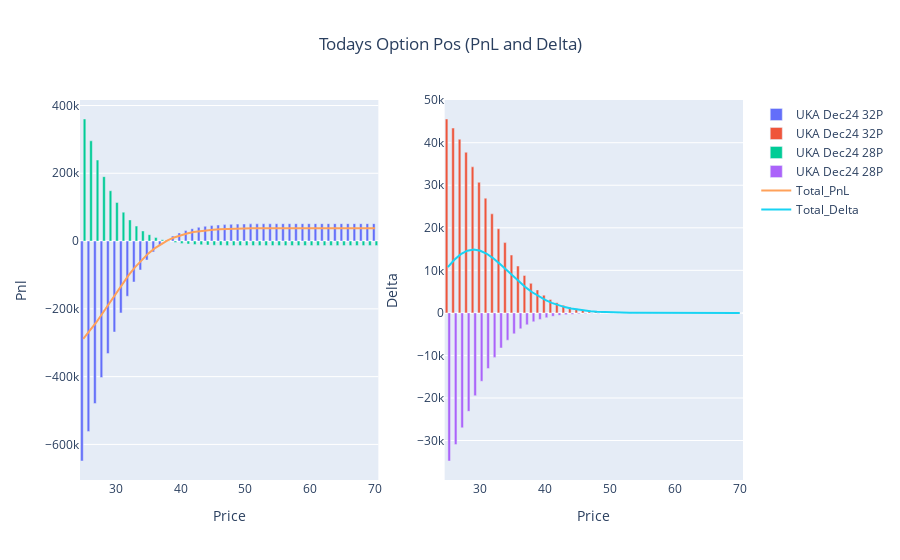

The notebook cell this image was saved under:
### Code cell
fig_p = go.Figure()
for i in list(p)[1:-1]:
    fig_p.add_trace(go.Bar(x=p.Price, y=p[i], name=i, base=0))

fig_p.add_trace(go.Scatter(x=p.Price, y=p.Option_Pnl, mode='lines', name='Total_PnL'))

#fig_p.update_layout(title='Option PnL Today', xaxis_title='Price', yaxis_title='pnl', barmode='stack')
#fig_p.show()

#~~~~~~~~~~~~~~~~~~~~~~~~~~~~~~~~~~~~~~~~~~~~~~~~~~~~~~~~~~~~~~~~~~~~~~~~~~~~~~~~~
fig_d = go.Figure()
for i in list(d)[1:-1]:
    fig_d.add_trace(go.Bar(x=d.Price, y=d[i], name=i, base=0))

fig_d.add_trace(go.Scatter(x=d.Price, y=d.Option_Delta, mode='lines', name='Total_Delta'))

#~~~~~~~~~~~~~~~~~~~~~~~~~~~~~~~~~~~~~~~~~~~~~~~~~~~~~~~~~~~~~~~~~~~~~~~~~~~~~~~~
fig = make_subplots(rows=1, cols=2)
for i in range(0,len(fig_p.data)):
    fig.add_trace(fig_p.data[i], row=1, col=1)
    fig.add_trace(fig_d.data[i], row=1, col=2)
    
#fig.update_layout(title={'text': 'Todays Option Pos (PnL and Delta)','x': 0.5,'xanchor': 'center'}, barmode='stack')
fig.update_layout(title={'text': 'Todays Option Pos (PnL and Delta)','x': 0.5,'xanchor': 'center'})

fig.update_xaxes(title_text="Price", row=1, col=1)
fig.update_yaxes(title_text="Pnl", row=1, col=1)
fig.update_xaxes(title_text="Price", row=1, col=2)
fig.update_yaxes(title_text="Delta", row=1, col=2)    
fig.show()
